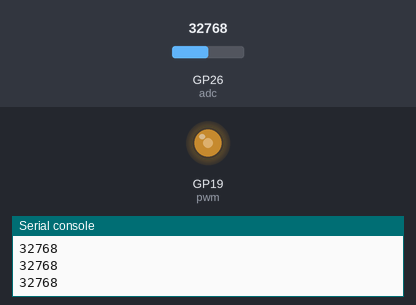
Recording of a program running on a simulated Raspberry Pi Pico running MicroPython. On the bench: output pins drawn as LEDs (lit = HIGH), the last lines printed to the serial console. Inputs (shaded band) come from the test bench; at power-on: GP26 (adc) = 32768 (analog values on the 0–65535 scale).

Above: at 1.2 s.
1.3 s: GP26 (adc) set to 45874
At 2.3 s:
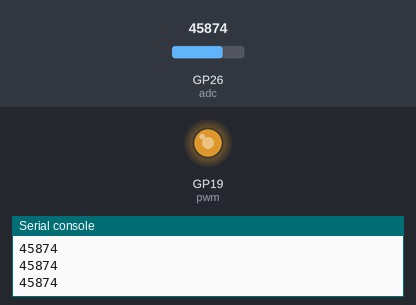
3.0 s: GP26 (adc) set to 57670
At 3.4 s:
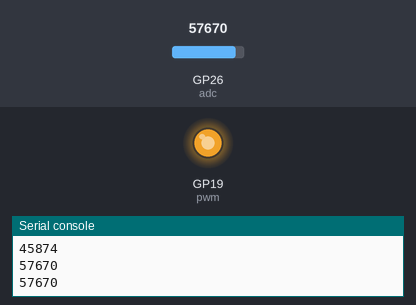
4.5 s: GP26 (adc) set to 7864
At 5.8 s:
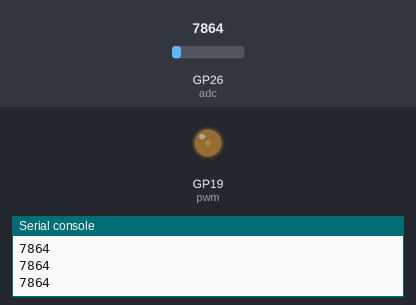
Timing chart, 0 to 7.5 s (numbered marks = the images above; inputs shaded):
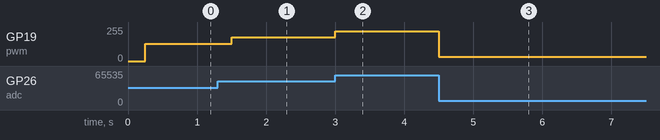

The program:

Ex07.py
```python
from machine import ADC, Timer, PWM

adc = ADC('GP26')                           # Create ADC input object for the pot
pwm = PWM('GP19', freq=1000)                # create a PWM object for LED 1

def readAnalogueInput(timer):               # Callback function
   a_in = adc.read_u16()                    # Read ADC as an unsigned 16-bit number.
   pwm.duty_u16(a_in)                       # Set duty to the ADC input value
   print(a_in)                              # and print to the Shell for reference.

# Set up a timer to trigger 4 times per second
tmr = Timer(freq = 4, callback = readAnalogueInput)
```

Measured:
- after the input at 1.3 s, GP19 (pwm): 128/255 → 178/255 after 0.20 s
- after the input at 3.0 s, GP19 (pwm): 178/255 → 224/255 at once
- after the input at 4.5 s, GP19 (pwm): 224/255 → 31/255 at once
